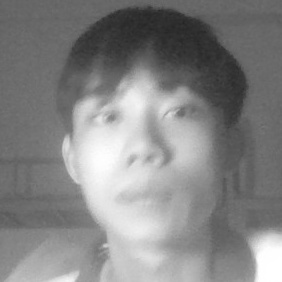
#> input picture capture_me/live_0.jpg, 282 x 282 px
$ python -i face_utils.py   (imports and definitions only)
#> lines starting #> are read from the running program, lines starting #| are printed output that depends on the picture
#> further down, picture is the input picture: shape (282, 282); min 36, max 255, mean 132.3
# face_utils.py
import cv2
import numpy as np

face_cascade = cv2.CascadeClassifier(cv2.data.haarcascades + 'haarcascade_frontalface_default.xml')

# [29 lines left out: functions detect_faces, normalize_crop, not called in this run]


MULTISCALE_FACTORS = (0.8, 1.0, 1.25)


# [27 lines left out: functions multiscale_tensors, preprocess_face, not called in this run]

def augment_face(face_img):
    """Sinh thêm biến thể từ 1 ảnh gốc để tăng đa dạng dữ liệu (lỗi #2)."""
    variants = [face_img]
    variants.append(cv2.flip(face_img, 1))  # lật ngang

    h, w = face_img.shape
#> h = 282; w = 282
    center = (w // 2, h // 2)
#> center = (141, 141)
    for angle in (-10, 10):
        M = cv2.getRotationMatrix2D(center, angle, 1.0)
        rotated = cv2.warpAffine(face_img, M, (w, h))
        variants.append(rotated)
#> this loop made 2 passes
#> pass 1, in augment_face, `rotated = cv2.warpAffine(face_img, M, (w, h))`:
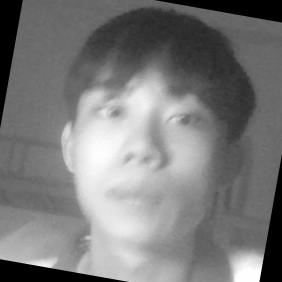
#> rotated: shape (282, 282); min 0, max 255, mean 122.7
#> pass 2, in augment_face, `rotated = cv2.warpAffine(face_img, M, (w, h))`:
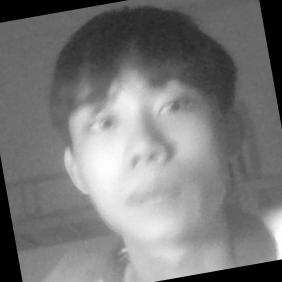
#> rotated: shape (282, 282); min 0, max 255, mean 121.8
#> after the loop, variants = 4 items

    bright = cv2.convertScaleAbs(face_img, alpha=1.0, beta=25)
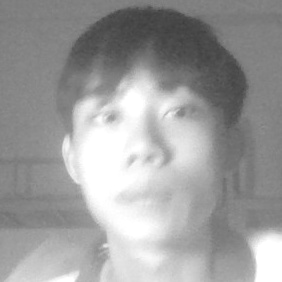
#> bright: shape (282, 282); min 61, max 255, mean 156.8
    dark = cv2.convertScaleAbs(face_img, alpha=1.0, beta=-25)
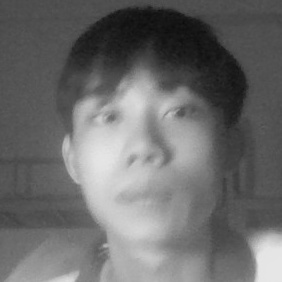
#> dark: shape (282, 282); min 11, max 230, mean 107.3
    variants.extend([bright, dark])

    # Them bien the anh sang manh de model bat bien voi den/phong/camera
    for beta in (-50, 50):
        variants.append(cv2.convertScaleAbs(face_img, alpha=1.0, beta=beta))
#> after the loop, variants = 8 items
    for alpha in (0.75, 1.3):
        variants.append(cv2.convertScaleAbs(face_img, alpha=alpha, beta=0))
#> after the loop, variants = 10 items
    for gamma in (0.6, 1.5):
        lut = np.array([((i / 255.0) ** gamma) * 255 for i in range(256)], dtype=np.uint8)
        variants.append(cv2.LUT(face_img, lut))
#> after the loop, variants = 12 items

    # Bien the zoom: chong lai viec model hoc nham khoang cach ngoi = identity
    # Dai zoom rong (0.65 - 1.45) de model ben ca khi ngoi rat gan hoac rat xa
    for factor in (0.65, 0.8, 1.15, 1.3, 1.45):
        variants.append(scale_variant(face_img, factor))
#> after the loop, variants = 17 items

    return variants


def scale_variant(face_img, factor):
    """Zoom ra (factor < 1) hoac zoom vao (factor > 1) nhung giu nguyen kich thuoc anh."""
    h, w = face_img.shape
    nh, nw = max(1, int(round(h * factor))), max(1, int(round(w * factor)))
    resized = cv2.resize(face_img, (nw, nh))
    if factor >= 1:
        y, x = (nh - h) // 2, (nw - w) // 2
        return resized[y:y + h, x:x + w]
    top, left = (h - nh) // 2, (w - nw) // 2
    return cv2.copyMakeBorder(resized, top, h - nh - top, left, w - nw - left, cv2.BORDER_REPLICATE)

>>> import cv2
>>> picture = cv2.imread('capture_me/live_0.jpg', cv2.IMREAD_GRAYSCALE)
>>> result = augment_face(picture)
#> result = 17 items
